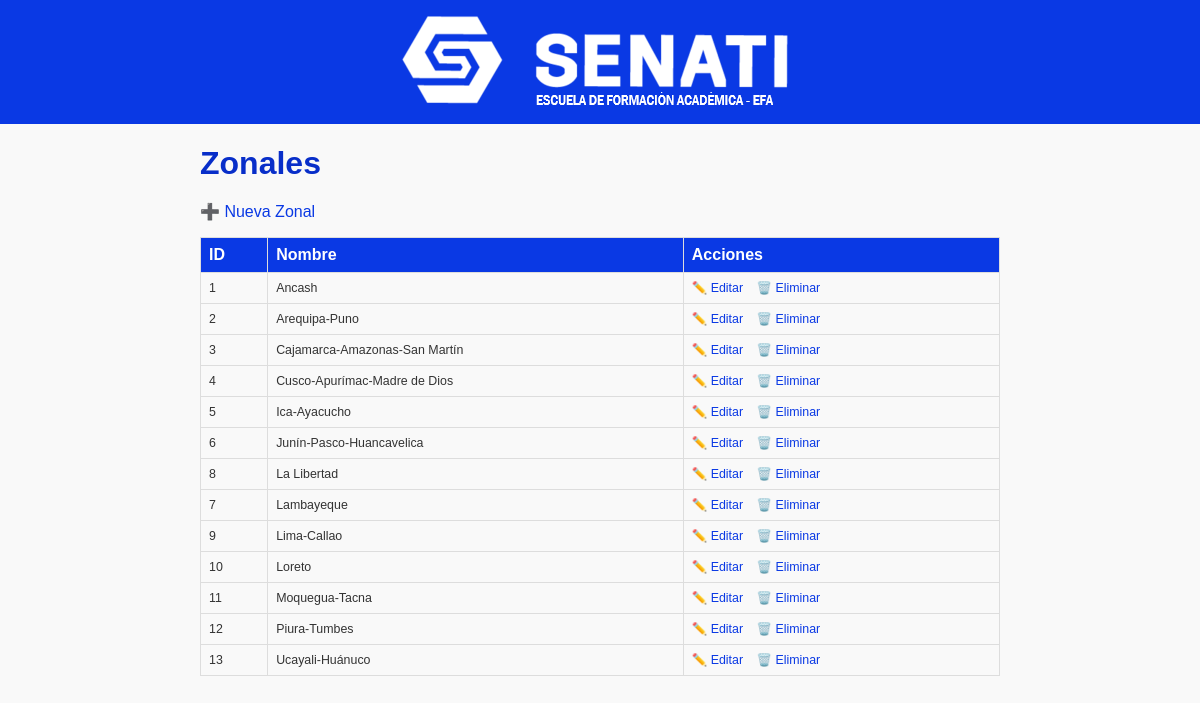
The page /zonales/index.php on the database its author committed.
### tables this page shows
CREATE TABLE `zonales` (
  `id_zonal` int(11) NOT NULL,
  `nombre` varchar(100) NOT NULL
);

### zonales/index.php (the view, shortened to what this page needs)
<?php
require '../config/database.php';
$stmt = $pdo->query("SELECT * FROM zonales ORDER BY nombre");
$zonales = $stmt->fetchAll();
?>
<!DOCTYPE html>
<html lang="es">
<head>
  <link rel="stylesheet" href="../public/styles.css">
</head>
<body>
<header class="site-header">
  <img src="../pics/logos.png" alt="Logo institucional">
</header>
<div class="container">
  <h1>Zonales</h1>
  <p><a href="create.php">➕ Nueva Zonal</a></p>
  <table>
    <tr><th>ID</th><th>Nombre</th><th>Acciones</th></tr>
    <?php foreach ($zonales as $z): ?>
    <tr>
      <td><?= htmlspecialchars($z['id_zonal'], ENT_QUOTES) ?></td>
      <td><?= htmlspecialchars($z['nombre'], ENT_QUOTES) ?></td>
      <td class="table-actions">
        <a href="edit.php?id=<?= urlencode($z['id_zonal']) ?>">✏️ Editar</a>
        <a href="delete.php?id=<?= urlencode($z['id_zonal']) ?>" onclick="return confirm('¿Eliminar esta zonal?')">🗑️ Eliminar</a>
      </td>
    </tr>
    <?php endforeach; ?>
  </table>
</div>
</body>
</html>

### public/styles.css (style rules this page uses)
:root { --primary-color: #0A39E4; --primary-dark: #082EC9; --primary-light: #3F6BF3; --text-color: #333333; --bg-color: #F9F9F9; }
body { margin: 0; font-family: Arial, sans-serif; background-color: var(--bg-color); color: var(--text-color); }
.site-header { background-color: var(--primary-color); padding: 10px 20px; text-align: center; }
.site-header img { width: 422px; height: 100px; object-fit: contain; }
.container { max-width: 800px; margin: 20px auto; padding: 0 15px; }
h1 { color: var(--primary-dark); margin-bottom: 20px; }
a { color: var(--primary-color); text-decoration: none; }
table { width: 100%; border-collapse: collapse; margin-bottom: 20px; }
table th, table td { border: 1px solid #DDDDDD; padding: 8px; }
table th { background-color: var(--primary-color); color: #FFFFFF; text-align: left; }
.table-actions a { margin-right: 10px; }
table td { font-size: 0.775rem; }

### rows shown on the page
zonales: id_zonal "1", nombre "Ancash"
zonales: id_zonal "2", nombre "Arequipa-Puno"
zonales: id_zonal "3", nombre "Cajamarca-Amazonas-San Martín"
zonales: id_zonal "4", nombre "Cusco-Apurímac-Madre de Dios"
zonales: id_zonal "5", nombre "Ica-Ayacucho"
zonales: id_zonal "6", nombre "Junín-Pasco-Huancavelica"
zonales: id_zonal "8", nombre "La Libertad"
zonales: id_zonal "7", nombre "Lambayeque"
zonales: id_zonal "9", nombre "Lima-Callao"
zonales: id_zonal "10", nombre "Loreto"
zonales: id_zonal "11", nombre "Moquegua-Tacna"
zonales: id_zonal "12", nombre "Piura-Tumbes"
zonales: id_zonal "13", nombre "Ucayali-Huánuco"
